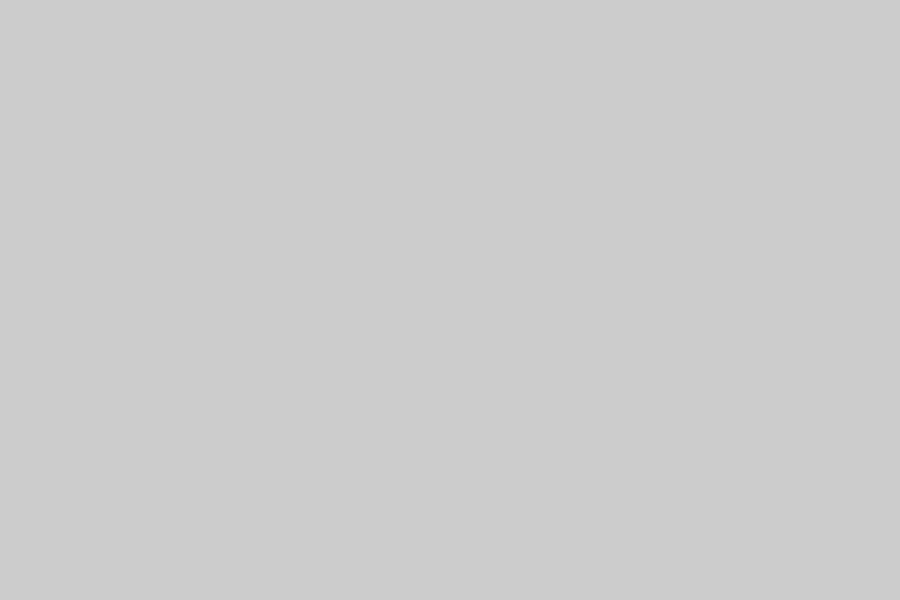
Frame 1 (no input)
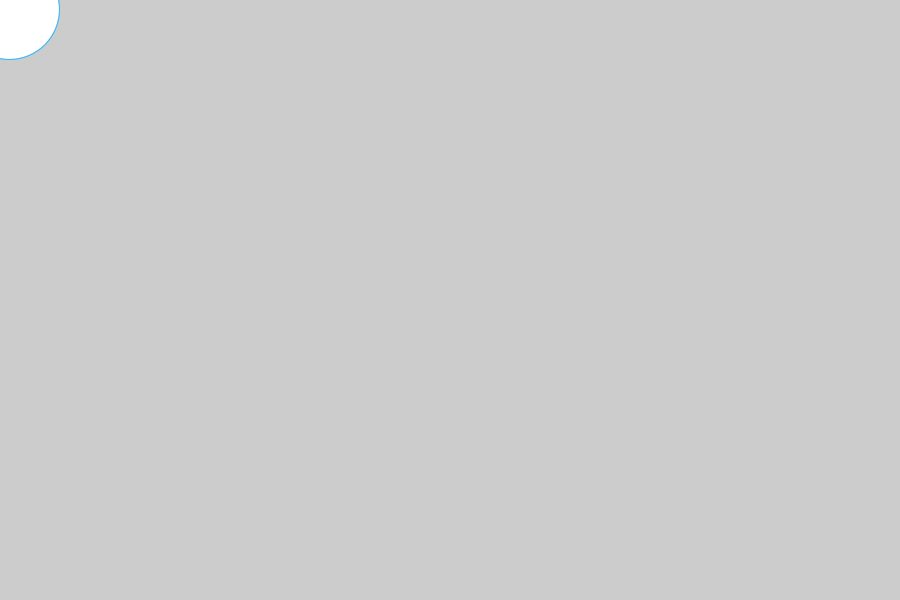
Frame 60 (the mouse pressed at the canvas centre just before this capture)
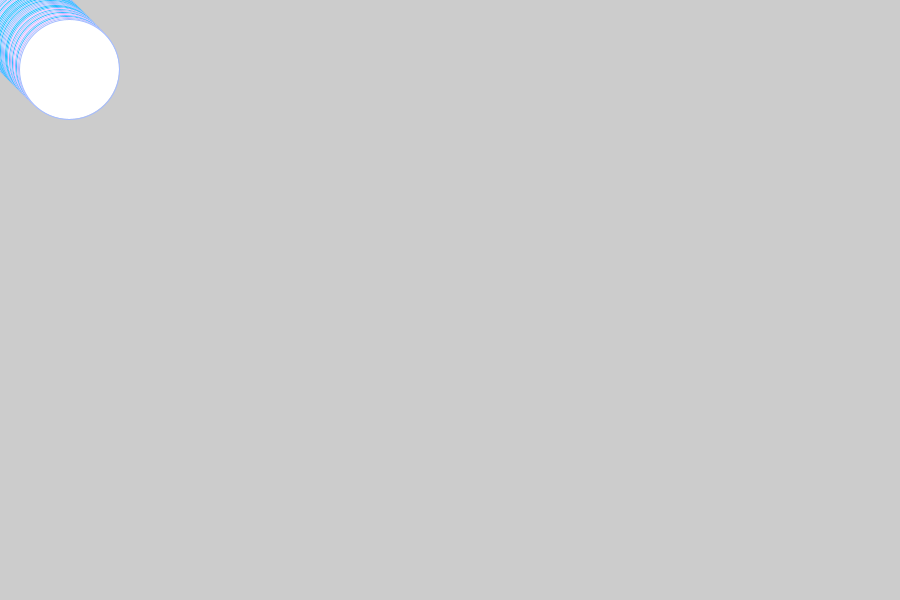
Frame 120 (the mouse held since frame 60 and released just before this capture)

The Processing sketch that drew these frames (run headless with seeded random() and noise(); from frame 60 on, the mouse is pressed at the canvas centre):

// Processing sketch: cool
// ── cool.pde
float x = -50;
float y = -50;

void setup()
{
  size(900, 600);
}

void draw()
{
  stroke(random(256),188, 255);
  ellipse(x,y,100,100);
  x = x + 1;
  y = y + 1;
  if (x > width - 50)
{
  x = -50;
}
 if (y > height - 50)
 {
   y = -50;
 }
}
  
